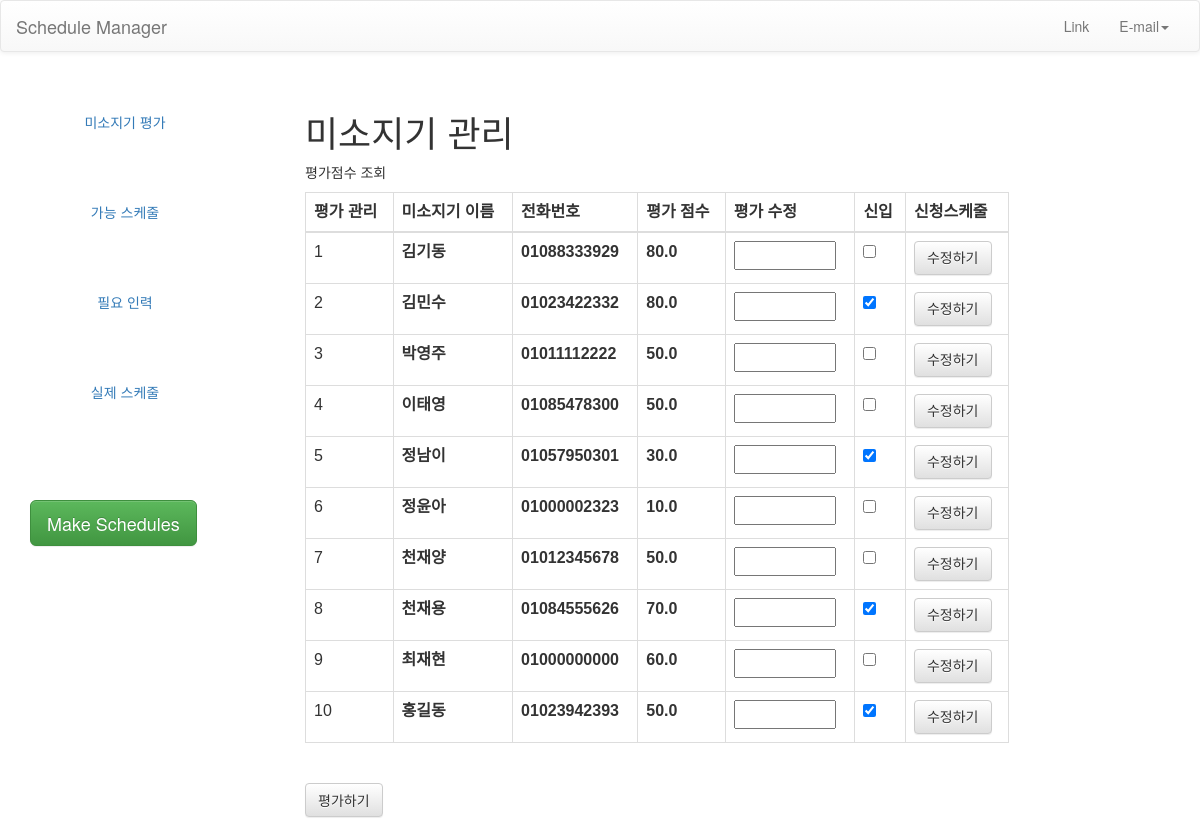
Page /manager/staff/ on the earlier database version.
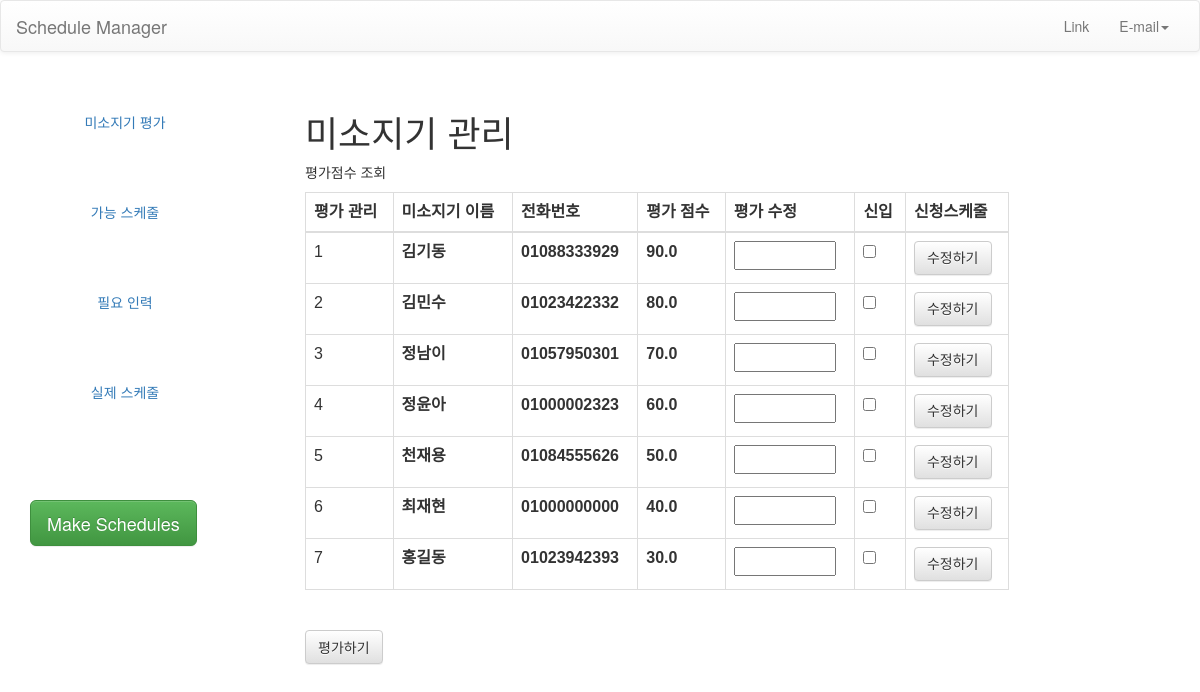
Same page on the later database version.
### miso/models.py (models this page shows, shortened)
class Staff (models.Model):
    name = models.CharField(max_length=45)
    phone = models.CharField(max_length=20)
    score = models.FloatField(blank=True, default=50)
    possible_N_days = models.IntegerField(blank=True, default=3)
    newcomer = models.BooleanField(blank=True, default=False)
    min_complete = models.BooleanField (blank=True, default=False)
    max_complete = models.BooleanField (blank=True, default=False)
    class Meta:
        unique_together = ('name', 'phone')

### miso/views.py (the view, shortened to what this page needs)
# urls.py: path('manager/staff/', manageStaffView, name='manager-staff'),
def manageStaffView(request):
    staffAll = Staff.objects.all().order_by('name')
    context = {'staffAll': staffAll, }
    if request.method=="GET":
        print("getgetget")
    return render(request, 'plan/manager_staff.html', context)

### template/plan/manager_staff.html (shortened to what this page needs)
{% load static %}
<html>
<head>
  <link rel="stylesheet" type="text/css" href="{% static 'css/bootstrap.css' %}"/>
  <link rel="stylesheet" type="text/css" href="{% static 'css/bootstrap.min.css' %}"/>
  <link rel="stylesheet" type="text/css" href="{% static 'css/bootstrap-theme.css' %}"/>
  <link rel="stylesheet" type="text/css" href="{% static 'css/bootstrap-theme.min.css' %}"/>
  <link rel="stylesheet" type="text/css" href="{% static 'css/miso.css' %}"/>
</head>
<body>
   <nav class="navbar navbar-default" role="navigation">
	  <div class="container-fluid">
	    <div class="navbar-header">
	      <a class="navbar-brand" href="/manager/">Schedule Manager</a>
	    </div>
	    <div class="navbar-collapse collapse" id="navbar-collapse-1">
	      <ul class="nav navbar-nav navbar-right">
		<li><a href="#">Link</a></li>
		<li class="dropdown">
		  <a href="#" class="dropdown-toggle" data-toggle="dropdown" role="button" aria-expanded="false">E-mail<span class="caret"></span></a>
		</li>
	      </ul>
	    </div>
	  </div>
	</nav>
	<div id="page-wrapper">
      <div id="sidebar-wrapper">
        <ul class="nav nav-pills nav-stacked navbar-collapse">
          <li><a href="/manager/staff">미소지기 평가</a></li>
          <li><a href="/manager/possible">가능 스케줄</a></li>
          <li><a href="/manager/hr">필요 인력</a></li>
          <li><a href="/manager/real">실제 스케줄</a></li>
        </ul>
       	<ul class="sidebar-nav btn-padding-30">
          <button type="button" class="btn btn-success btn-lg">Make Schedules</button>
       	</ul>
      </div>
      <div id="page-content-wrapper">
        <div class="container-fluid">
          <h1>미소지기 관리</h1>
          <p>평가점수 조회</p>
          <table class="table table-bordered table-hover">
          <thead>
          <tr>
            <th>평가 관리</th>
            <th>미소지기 이름</th>
            <th>전화번호</th>
            <th>평가 점수</th>
            <th>평가 수정</th>
            <th>신입</th>
            <th>신청스케줄</th>
          </tr>
          </thead>
          <tbody>
          <a id="scoreupdate" method="post">
            {% for staff in staffAll %}
            {% with staff.name|add:":"|add:staff.phone as name%}
          <tr>
            <td>{{forloop.counter}}</td>
            <th>{{staff.name}}</th>
            <th>{{staff.phone}}</th>
            <th>{{staff.score}}</th>
            <th>
              <input type="number" name={{name}} min="10" max="100" value="" step="0.01">
            </th>
              <th>
              <input type="checkbox" name={{name}} value="1" {% if staff.newcomer == 1 %} checked {% endif %}>
            </th>
              <th>
                <a class="btn btn-default" href="../../staff/{{staff.name}}/{{staff.phone}}">
                    수정하기
                </a>
              </th>
          </tr>
            {% endwith %}
            {% endfor %}
          </tbody>
        </table>
          <br>
          <button class="btn btn-default" type="submit">평가하기</button>
        </div>
      </div>
    </div>
</body>
</html>

Differences in the rows shown:
removed Staff: name "박영주", phone "01011112222", score "50.0"
removed Staff: name "이태영", phone "01085478300", score "50.0"
removed Staff: name "천재양", phone "01012345678", score "50.0"
changed Staff "김기동": score "80.0" → "90.0"
changed Staff "김민수": newcomer "☑" → "☐"
changed Staff "정남이": score "30.0" → "70.0"; newcomer "☑" → "☐"
changed Staff "정윤아": score "10.0" → "60.0"
changed Staff "천재용": score "70.0" → "50.0"; newcomer "☑" → "☐"
changed Staff "최재현": score "60.0" → "40.0"
changed Staff "홍길동": score "50.0" → "30.0"; newcomer "☑" → "☐"
